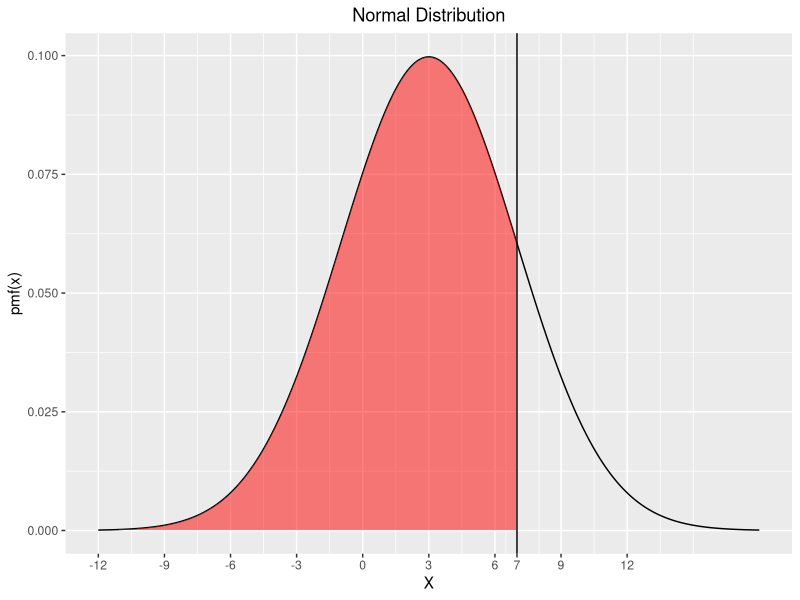
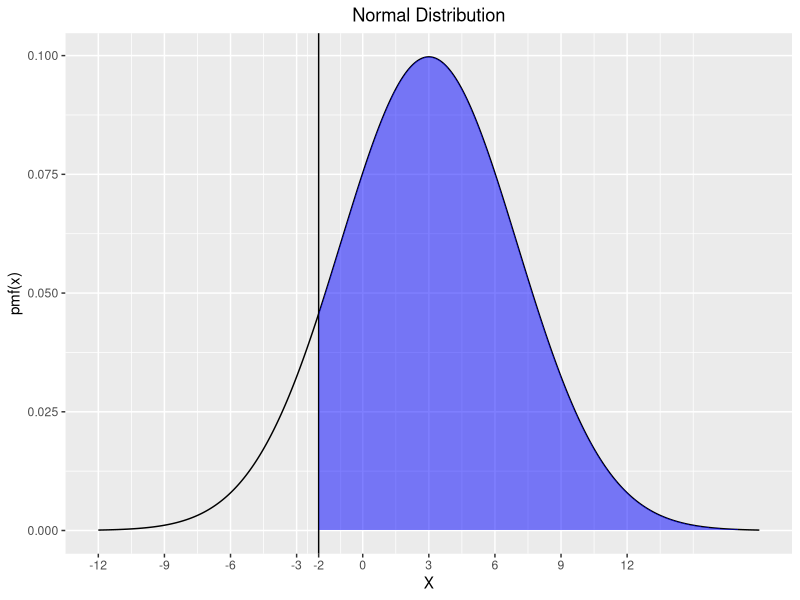
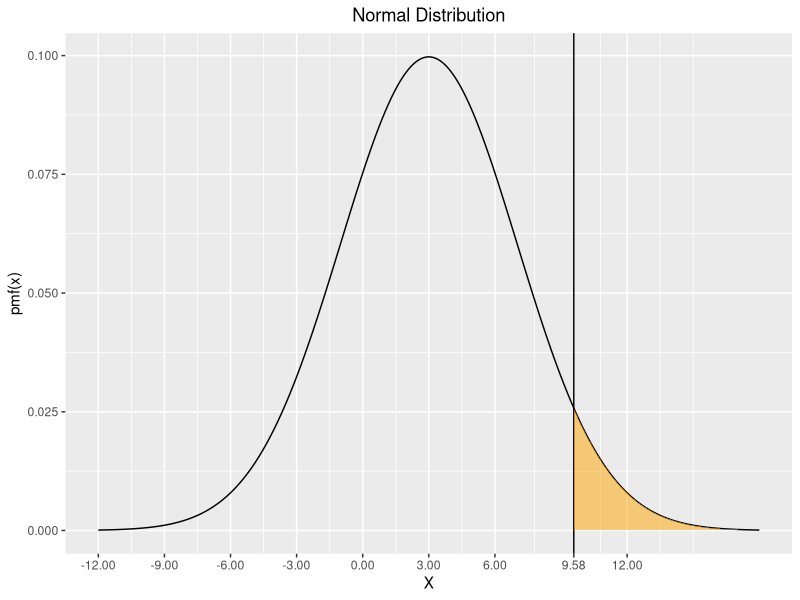
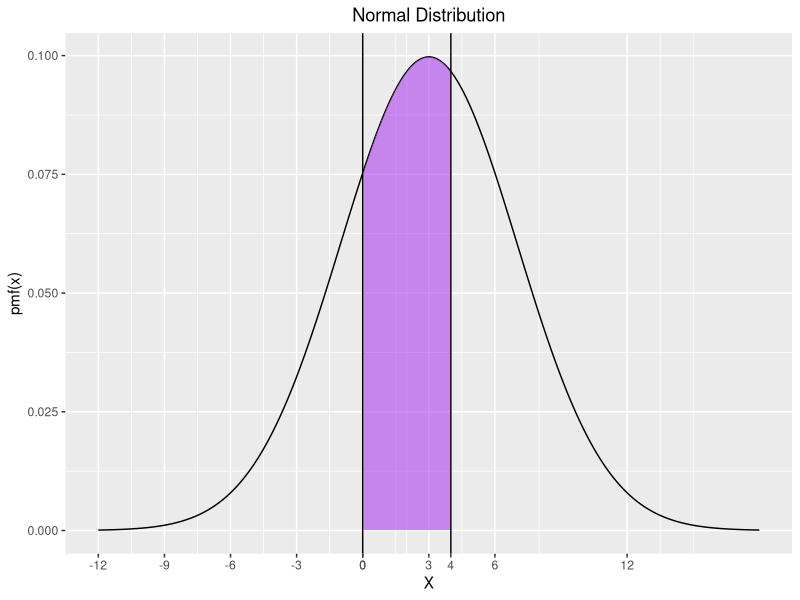
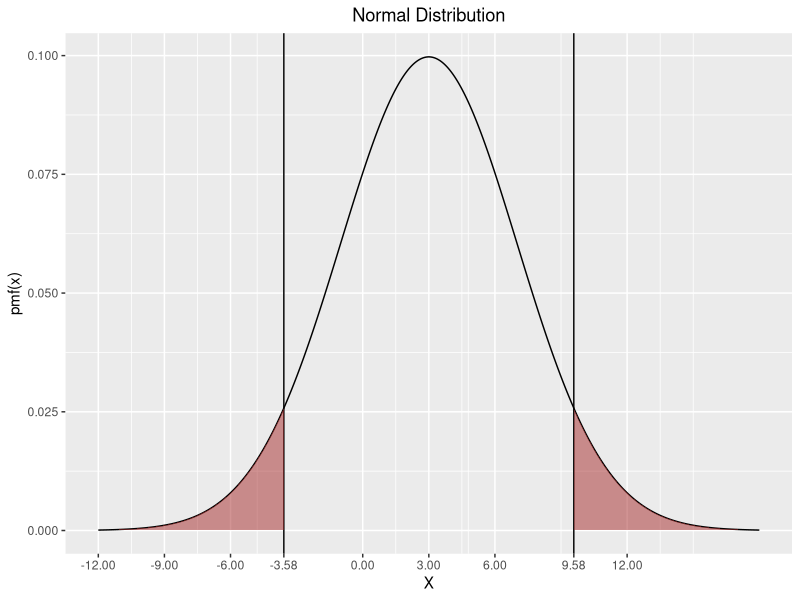

Generate these figures, in order, with R:
library("ggplot2")
#############################Solution 18#############################

#(a)
#Given: X~N(3,16) 
#To solve: P(X<7)
x<-seq(-12,18,length = 1000)
y<-dnorm(x,mean=3,sd=sqrt(16))
dat<-data.frame(x,y)
g<-ggplot(data=dat,aes(x=x,y=y))+geom_line()+ggtitle("Normal Distribution")+theme(plot.title = element_text(hjust = 0.5))
g<-g+xlab("X")+ylab("pmf(x)")+scale_x_continuous(breaks = c(-12,-9,-6,-3,0,3,6,7,9,12))+geom_vline(xintercept = 7)
g<-g+geom_ribbon(data = dat[dat$x<7,],aes(x=x,ymax=y),ymin=0,fill="red", alpha=0.5)
g
pnorm((7-3)/(4),lower.tail = TRUE)


#(b)
#To solve: P(X>-2)
g<-ggplot(data=dat,aes(x=x,y=y))+geom_line()+ggtitle("Normal Distribution")+theme(plot.title = element_text(hjust = 0.5))
g<-g+xlab("X")+ylab("pmf(x)")+scale_x_continuous(breaks = c(-12,-9,-6,-3,-2,0,3,6,9,12))+geom_vline(xintercept = -2)
g<-g+geom_ribbon(data = dat[dat$x>-2,],aes(x=x,ymax=y),ymin=0,fill="blue", alpha=0.5)
g
#P(X>-2) = 1-P(X<=-2)
1-pnorm((-2-3)/(4),lower.tail = TRUE)


#(c)P(X>x)=0.05
xx=qnorm(0.05,mean = 3,sd = 4,lower.tail = FALSE)
g<-ggplot(data=dat,aes(x=x,y=y))+geom_line()+ggtitle("Normal Distribution")+theme(plot.title = element_text(hjust = 0.5))
g<-g+xlab("X")+ylab("pmf(x)")+scale_x_continuous(breaks = c(-12,-9,-6,-3,0,3,6,round(xx,2),12))+geom_vline(xintercept = xx)
g<-g+geom_ribbon(data = dat[dat$x>xx,],aes(x=x,ymax=y),ymin=0,fill="orange", alpha=0.5)
g

#(d)P(0<=x<4)
pnorm((4-3)/(4),mean = 3, sd = 4)-pnorm((0-3)/(4),mean = 3, sd = 4)
xx=c(0,4)
g<-ggplot(data=dat,aes(x=x,y=y))+geom_line()+ggtitle("Normal Distribution")+theme(plot.title = element_text(hjust = 0.5))
g<-g+xlab("X")+ylab("pmf(x)")+scale_x_continuous(breaks = c(-12,-9,-6,-3,0,3,6,round(xx,2),12))+geom_vline(xintercept = xx)
g<-g+geom_ribbon(data = dat[dat$x>0 & dat$x<4,],aes(x=x,ymax=y),ymin=0,fill="purple", alpha=0.5)
g

#(e)P(|X|>|x|) = 0.05
x_neg<-qnorm(0.05,mean = 3,sd = 4)
X_pos<-qnorm(0.05,mean = 3,sd = 4,lower.tail = FALSE)
xx<-round(c(x_neg,X_pos),2)
dat_red1<-dat[dat$x>X_pos,]
dat_red2<-dat[dat$x<x_neg,]
dat_red<-rbind(dat_red1,dat_red2)
g<-ggplot(data=dat,aes(x=x,y=y))+geom_line()+ggtitle("Normal Distribution")+theme(plot.title = element_text(hjust = 0.5))
g<-g+xlab("X")+ylab("pmf(x)")+scale_x_continuous(breaks = c(-12,-9,-6,xx,0,3,6,12))+geom_vline(xintercept = xx)
g<-g+geom_ribbon(data = dat_red1,aes(x=x,ymax=y),ymin=0,fill="brown", alpha=0.5)
g<-g+geom_ribbon(data = dat_red2,aes(x=x,ymax=y),ymin=0,fill="brown", alpha=0.5)
g

